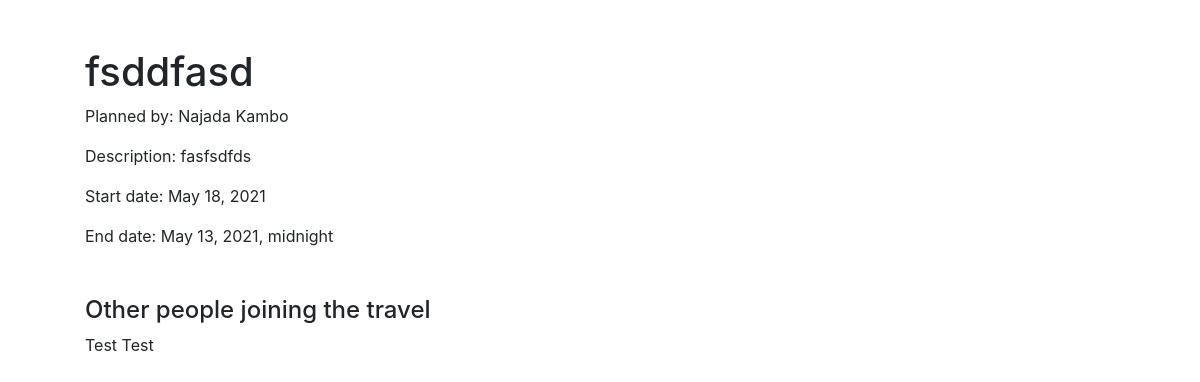
Page /travels/destination/1 on the committed database.
### login_app/models.py (models this page shows)
class Trip(models.Model):
    destination = models.CharField(max_length=255)
    description = models.TextField()
    user = models.ForeignKey(User, related_name="created_trips", on_delete = models.CASCADE)
    travelers = models.ManyToManyField(User, related_name="trips")
    start_date = models.DateField()
    end_date = models.DateTimeField()
    created_at = models.DateTimeField(auto_now_add=True)
    updated_at = models.DateTimeField(auto_now=True)
    objects = TripManager()

class User(models.Model):
    first_name = models.CharField(max_length=45)
    last_name = models.CharField(max_length=45)
    email = models.EmailField(unique=True)
    password = models.CharField(max_length=255)
    created_at = models.DateTimeField(auto_now_add=True)
    updated_at = models.DateTimeField(auto_now=True)
    objects = UserManager()

### login_app/views.py (the view)
# urls.py: path('travels/destination/<int:id>', views.destination),
def destination(request, id):
    trip = Trip.objects.get(id=id)
    context = {
        'trip': trip
    }
    return render(request, 'show.html', context)

### login_app/templates/show.html
{% extends 'base.html' %}
{% block content %}
<h1>{{trip.destination}}</h1>
<p>Planned by: {{trip.user.first_name}} {{trip.user.last_name}}</p>
<p>Description: {{trip.description}}</p>
<p>Start date: {{trip.start_date}}</p>
<p>End date: {{trip.end_date}}</p>
<h4 class="mt-5">Other people joining the travel</h4>
{% for user in trip.travelers.all %}
{% if user.id != trip.user.id %}
<p>{{user.first_name}} {{user.last_name}}</p>
{% endif %}
{% endfor %}
{% endblock %}

### rows in the picture
Trip: destination "fsddfasd", user.first_name "Najada", user.last_name "Kambo", description "fasfsdfds", start_date "May 18, 2021", end_date "May 13, 2021, midnight"
User: first_name "Test", last_name "Test"
